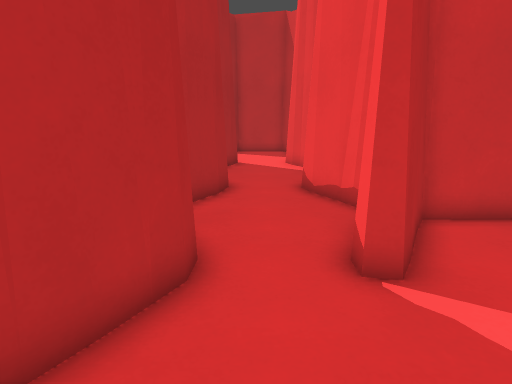
[1] (above)

16 first-person views from a walk through a 3-D level made in the Godot game engine. The camera is 1.3 m above the floor, tilts 12° down and sees 70° across. The floor is counted in squares, 0.5 m on a side. Each view is taken from the middle of a square. On the plan, view 1 faces up. The plan holds only what a view shows up to about 20 squares ahead; the rest is blank. The place goes on beyond the plan.

[2]
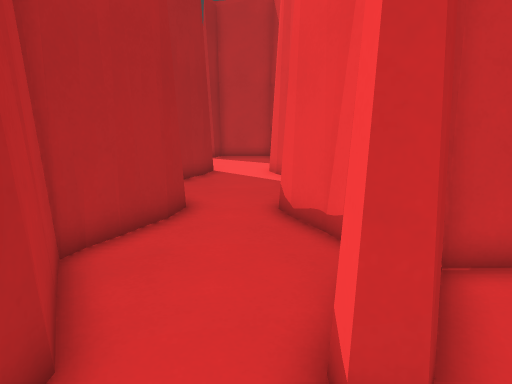

[3]
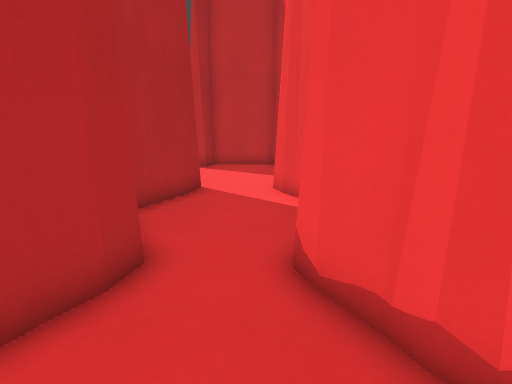

[4]
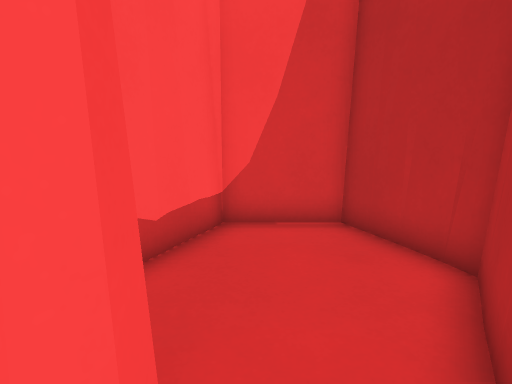

[5]
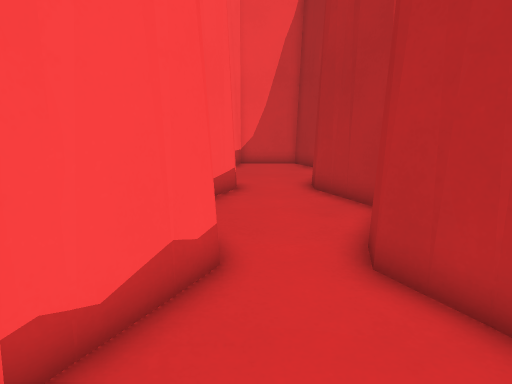

[6]
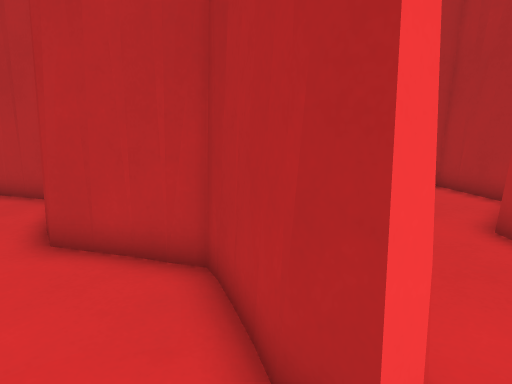

[7]
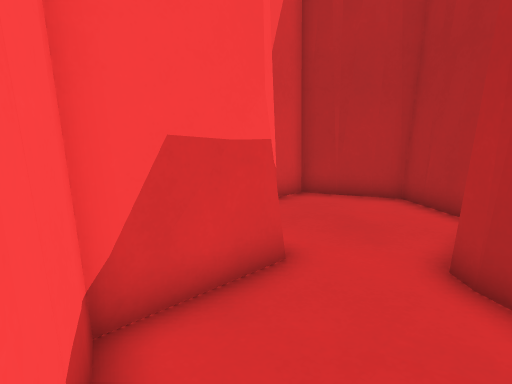

[8]
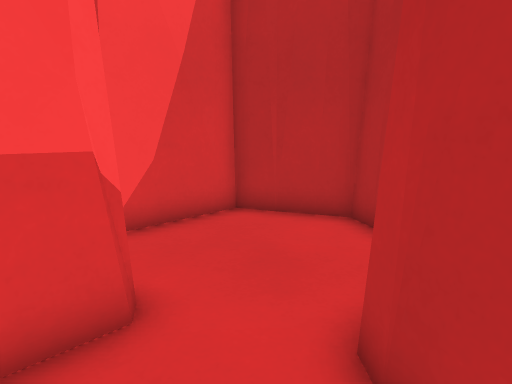

[9]
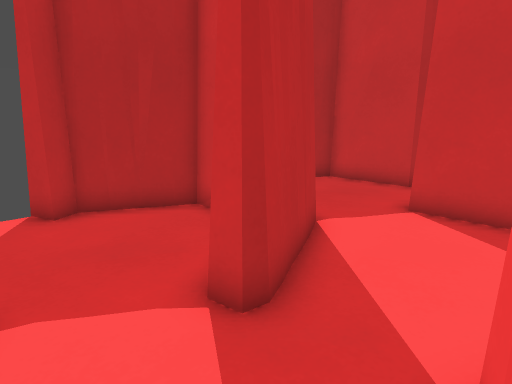

[10]
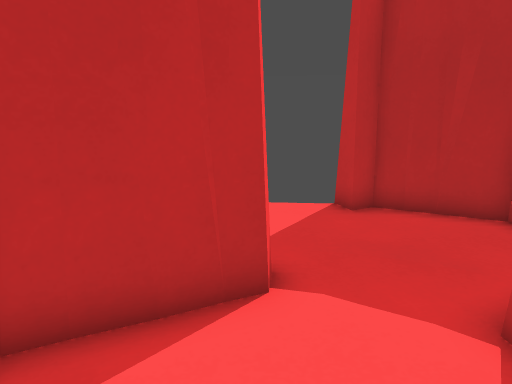

[11]
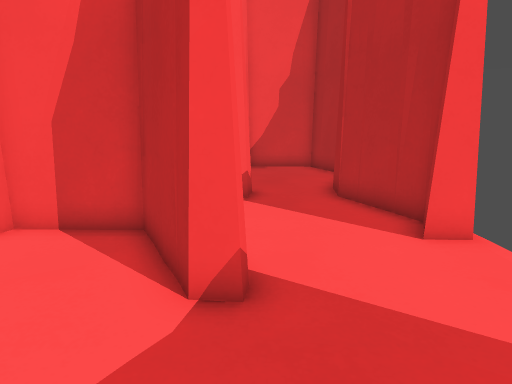

[12]
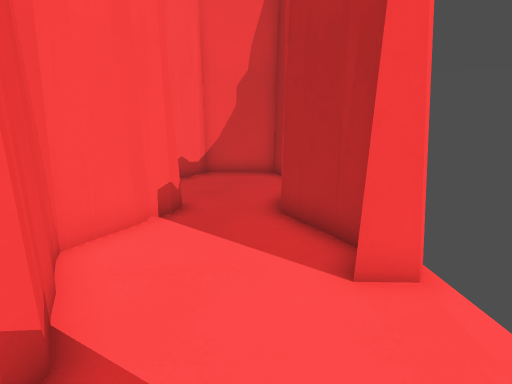

[13]
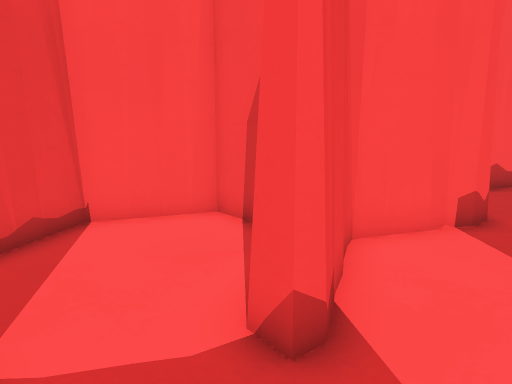

[14]
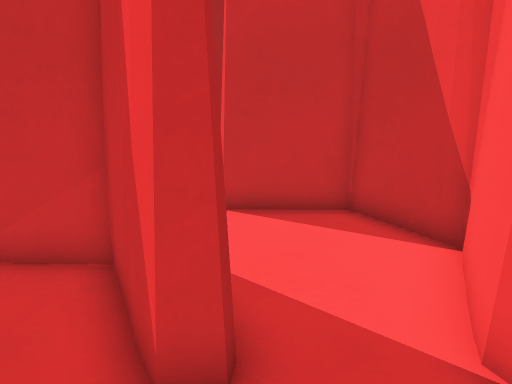

[15]
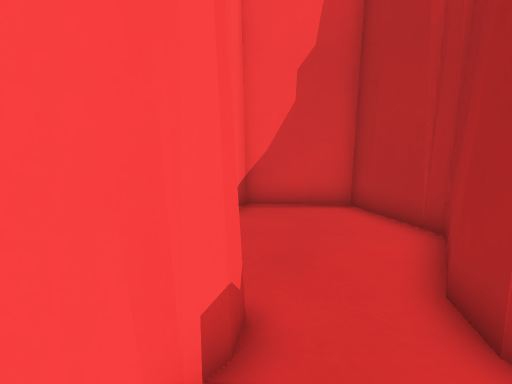

[16]
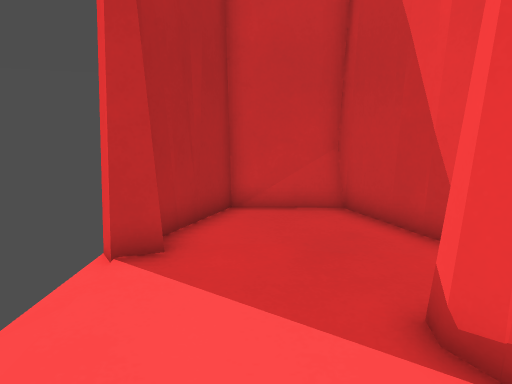

### Floor plan
Key: @ floor where view 1 was taken; # wall or solid block; . floor; = window, fence, low wall or low ledge.
Columns run from 14 left of view 1 to 6 right of it. Each row starts with its distance up from view 1.
 21       ##..  ....
 20     ###.....##..#
 19   ####......##..#
 18  ##........##...##
 17  #.....######....#
 16  #.....######....#
 15  ##........##....#
 14  ##........###..##
 13   #####.....##..#
 12   ######....##..#
 11  ##...##...##...##
 10  #....###..##....#
  9 ##.....##..##....####
  8 ...........##....##..
  7 ...........###..##..
  6 .....##.....##..##..
  5 .....###....##..=..
  4 ......##...##.....
  3 ##....#######.....
  2  #.....#   ##....#
  1  ##...##    #....#
  0   #...#     ##@.##
 -1   #...#      ####
 -2   #...
 -3  ##...
 -4  #.....
 -5  #.....
 -6  ##...#
 -7   #=..#
 -8   #####

Positions as (right, up) in squares from view 1, and headings:
1: (0, 0), facing up
2: (1, 3), facing up
3: (1, 7), facing up
4: (1, 8), facing down
5: (1, 19), facing down
6: (1, 21), facing down-left
7: (-2, 21), facing down-left
8: (-5, 21), facing down-left
9: (-3, 6), facing up-left
10: (-3, 6), facing left
11: (-9, 11), facing down
12: (-11, 9), facing down
13: (-11, 9), facing down-right
14: (-6, 6), facing up
15: (-9, 3), facing down
16: (-11, 2), facing up
